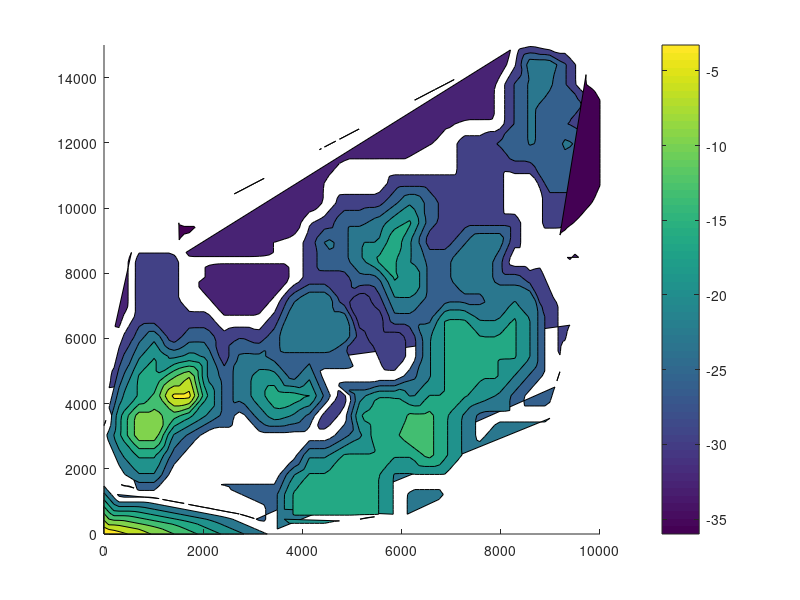

Reproduce this figure in MATLAB.
full_size_x = 10000;
full_size_y = 15000;
full_size_z = 36;
x_max = 30-1;
y_max = 26-1;
z_max = 10-1;

hold on;

data = csvread('cropped_coords.csv');
x = data(:, 1); % Extracts the first column
y = data(:, 2); % Extracts the second column
z = data(:, 3); % Extracts the third column

x = x*full_size_x/x_max;
y = y*full_size_y/y_max;
z = z*full_size_z/z_max;

% Not quite what we want
% plot(x, y);
% xlabel('x'); % Label for x-axis
% ylabel('y'); % Label for y-axis
% title('2D Plot of x vs. y'); % Title of the plot

% Scatter
% scatter3(x, y, z);
% xlabel('x'); % Label for x-axis
% ylabel('y'); % Label for y-axis
% zlabel('z'); % Label for z-axis
% title('3D Scatter Plot of x, y, z'); % Title of the plot

% Failed to create surface
% surf(x, y, z); % Creates the surface plot
% xlabel('x');
% ylabel('y');
% zlabel('z');
% title('Surface Plot');

% Surface with average
% uniqueXY = unique([x, y], 'rows'); % Find unique (x, y) pairs
% aggregatedZ = arrayfun(@(i) mean(z(all([x, y] == uniqueXY(i,:), 2))), 1:size(uniqueXY, 1));
% % Now you can plot aggregatedZ against the unique (x, y) pairs
% [xq, yq] = meshgrid(linspace(min(x), max(x), 100), linspace(min(y), max(y), 100)); % Create a grid
% zq = griddata(uniqueXY(:,1), uniqueXY(:,2), aggregatedZ, xq, yq); % Interpolate z values on the grid
% surf(xq, yq, zq); % Plot

% 3D scatter with colors
% scatter3(x, y, z, 5, z, 'filled'); % The '5' sets the marker size, and 'z' sets the color
% xlabel('x');
% ylabel('y');
% zlabel('z');
% title('3D Scatter Plot Showing Multiple z Values for Each (x, y)');
% colorbar; % Adds a color bar to interpret the colors

% Contour with average
uniqueXY = unique([x, y], 'rows'); % Find unique (x, y) pairs
aggregatedZ = arrayfun(@(i) mean(z(all([x, y] == uniqueXY(i,:), 2))), 1:size(uniqueXY, 1));
% Now you can plot aggregatedZ against the unique (x, y) pairs
[xq, yq] = meshgrid(linspace(min(x), max(x), 100), linspace(min(y), max(y), 100)); % Create a grid
zq = griddata(uniqueXY(:,1), uniqueXY(:,2), aggregatedZ, xq, yq); % Interpolate z values on the grid
contourf(xq, yq, zq); % Creates a filled contour plot
colorbar; % Shows the scale of values

% Contour with average improved
% % Assuming x, y, and z are column vectors of the same length
% uniqueXY = unique([x, y], 'rows'); % Find unique (x, y) pairs
% % Preallocate aggregatedZ for efficiency
% aggregatedZ = zeros(size(uniqueXY, 1), 1);
% % Iterate over each unique (x, y) pair to find and average corresponding z values
% for i = 1:size(uniqueXY, 1)
%     mask = x == uniqueXY(i,1) & y == uniqueXY(i,2); % Logical index for matching (x, y) pairs
%     aggregatedZ(i) = mean(z(mask)); % Average z values for the current unique (x, y) pair
% end
% % Continue with grid and interpolation as before
% [xq, yq] = meshgrid(linspace(min(x), max(x), 100), linspace(min(y), max(y), 100)); % Create a grid
% zq = griddata(uniqueXY(:,1), uniqueXY(:,2), aggregatedZ, xq, yq); % Interpolate z values on the grid
% contourf(xq, yq, zq); % Creates a filled contour plot
% colorbar; % Shows the scale of values

% Contour with average improved 2
% % Assuming x, y, and z are column vectors of the same length
% uniqueXY = unique([x, y], 'rows'); % Find unique (x, y) pairs
% % Preallocate aggregatedZ for efficiency
% aggregatedZ = zeros(size(uniqueXY, 1), 1);
% % Iterate over each unique (x, y) pair to find and average corresponding z values
% for i = 1:size(uniqueXY, 1)
%     mask = x == uniqueXY(i,1) & y == uniqueXY(i,2); % Logical index for matching (x, y) pairs
%     aggregatedZ(i) = mean(z(mask)); % Average z values for the current unique (x, y) pair
% end
% % Continue with grid and interpolation as before
% [xq, yq] = meshgrid(linspace(min(x), max(x), 100), linspace(min(y), max(y), 100)); % Create a grid
% zq = griddata(uniqueXY(:,1), uniqueXY(:,2), aggregatedZ, xq, yq); % Interpolate z values on the grid
% % After calculating zq with griddata
% mask = griddata(uniqueXY(:,1), uniqueXY(:,2), aggregatedZ, xq, yq, 'nearest'); % Interpolate but keep 'nearest' for masking
% zq(isnan(mask)) = NaN; % Set zq to NaN where mask is NaN (i.e., no nearby original data points)
% % Now, plotting with NaNs in zq will leave gaps in the contour plot
% contourf(xq, yq, zq); % Creates a filled contour plot with gaps
% colorbar; % Shows the scale of values

% Mesh plot with average
% uniqueXY = unique([x, y], 'rows'); % Find unique (x, y) pairs
% aggregatedZ = arrayfun(@(i) mean(z(all([x, y] == uniqueXY(i,:), 2))), 1:size(uniqueXY, 1));
% % Now you can plot aggregatedZ against the unique (x, y) pairs
% [xq, yq] = meshgrid(linspace(min(x), max(x), 100), linspace(min(y), max(y), 100)); % Create a grid
% zq = griddata(uniqueXY(:,1), uniqueXY(:,2), aggregatedZ, xq, yq); % Interpolate z values on the grid
% mesh(xq, yq, zq); % X, Y, and Z should be matrices
% xlabel('x'), ylabel('y'), zlabel('z');
% title('Mesh Plot');

% Waterfall with average
% uniqueXY = unique([x, y], 'rows'); % Find unique (x, y) pairs
% aggregatedZ = arrayfun(@(i) mean(z(all([x, y] == uniqueXY(i,:), 2))), 1:size(uniqueXY, 1));
% % Now you can plot aggregatedZ against the unique (x, y) pairs
% [xq, yq] = meshgrid(linspace(min(x), max(x), 100), linspace(min(y), max(y), 100)); % Create a grid
% zq = griddata(uniqueXY(:,1), uniqueXY(:,2), aggregatedZ, xq, yq); % Interpolate z values on the grid
% waterfall(xq, yq, zq);
% xlabel('x'), ylabel('y'), zlabel('z');
% title('Waterfall Plot');

hold off;